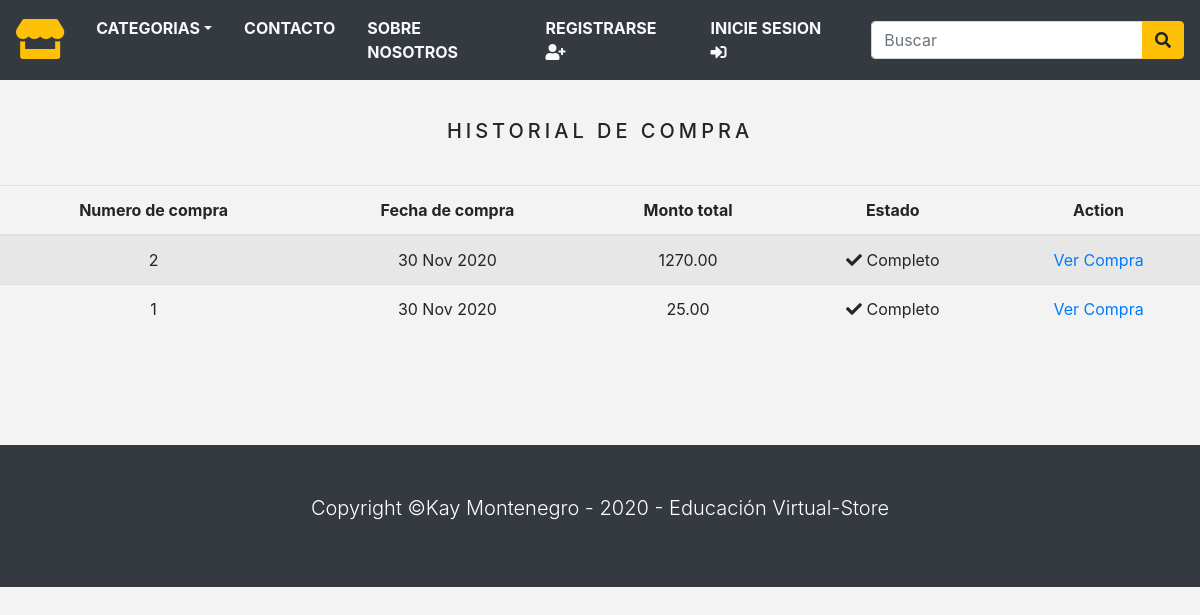
Screenshot of /order_history/ (signed in) with the database file from the repository.
### store/models.py (models this page shows)
class Order(models.Model):
    token = models.CharField(max_length=250, blank=True)
    total = models.DecimalField(max_digits=10, decimal_places=2, verbose_name='USD Order Total')
    emailAddress = models.EmailField(max_length=250, blank=True, verbose_name='Email Address')
    created = models.DateTimeField(auto_now_add=True)
    billingName = models.CharField(max_length=250, blank=True)
    billingAddress1 = models.CharField(max_length=250, blank=True)
    billingCity = models.CharField(max_length=250, blank=True)
    billingPostcode = models.CharField(max_length=250, blank=True)
    billingCountry = models.CharField(max_length=250, blank=True)
    shippingName = models.CharField(max_length=250, blank=True)
    shippingAddress1 = models.CharField(max_length=250, blank=True)
    shippingCity = models.CharField(max_length=250, blank=True)
    shippingPostcode = models.CharField(max_length=250, blank=True)
    shippingCountry = models.CharField(max_length=250, blank=True)
    class Meta:
        db_table = 'Order'
        ordering = ['-created']
    def __str__(self):
        return str(self.id)

### store/views.py (the view)
# urls.py: path('order_history/', views.orderHistory, name='order_history'),
@login_required(redirect_field_name='next', login_url='signin')
def orderHistory(request):
    if request.user.is_authenticated:
        email = str(request.user.email)
        order_details = Order.objects.filter(emailAddress=email)
        print(email)
        print(order_details)
    return render(request, 'orders_list.html', {'order_details': order_details})

### store/context_processors.py (called while the page is built)
def counter(request):
    item_count = 0
    if 'admin' in request.path:
        return {}
    else:
        try:
            cart = Cart.objects.filter(cart_id=_cart_id(request))
            cart_items = CartItem.objects.all().filter(cart=cart[:1])
            for cart_item in cart_items:
                item_count += cart_item.quantity
        except Cart.DoesNotExist:
            item_count = 0
    return dict(item_count=item_count)

def menu_links(request):
    links = Category.objects.all()
    return dict(links=links)

### store/models.py (called while the page is built)
    def get_url(self):
        return reverse('products_by_category', args=[self.slug])

### store/views.py (called while the page is built)
def _cart_id(request):
    cart = request.session.session_key
    if not cart:
        cart = request.session.create()
    return cart

### store/templates/orders_list.html (shortened to what this page needs)
{% extends 'base.html' %}
{% load static %}
{% block content %}
  <div class="text-center">
    <br>
    <h1 class="text-center product_title">
      Historial de compra
    </h1>
    <br>
    {% if order_details %}
      <table class="table table-striped">
        <thead>
          <tr>
            <th>Numero de compra</th>
            <th>Fecha de compra</th>
            <th>Monto total</th>
            <th>Estado</th>
            <th>Action</th>
          </tr>
        </thead>
        <tbody>
          {% for order in order_details %}
            <tr>
              <td>{{ order.id }}</td>
              <td>{{ order.created|date:"d M Y" }}</td>
              <td>{{ order.total }}</td>
              <td><i class="fas fa-check"></i>&nbsp;Completo</td>
              <td><a href="{% url 'order_detail' order.id %}">Ver Compra</a></td>
            </tr>
          {% endfor %}
        </tbody>
      </table>
    {% else %}
      <p>Usted no ha colocado ningún pedido todavía.
        <br><br>
        <a href="{% url 'home' %}" class="btn btn-secondary">Seguir comprando</a>
      </p>
    {% endif %}
  </div>
  <br><br>
{% endblock %}

### static/css/base.css (style rules this page uses)
body { background: #f3f3f3; }
.product_title { font-size: 20px; text-transform: uppercase; letter-spacing: .2em; padding-top: 15px; padding-bottom: 10px; }

### rows the page displays
Order: id "2", created "30 Nov 2020", total "1270.00"
Order: id "1", created "30 Nov 2020", total "25.00"
